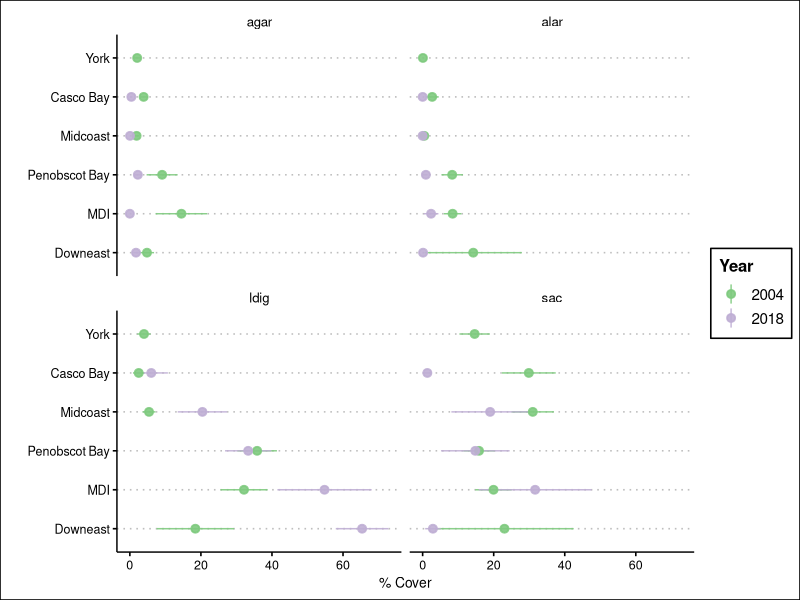
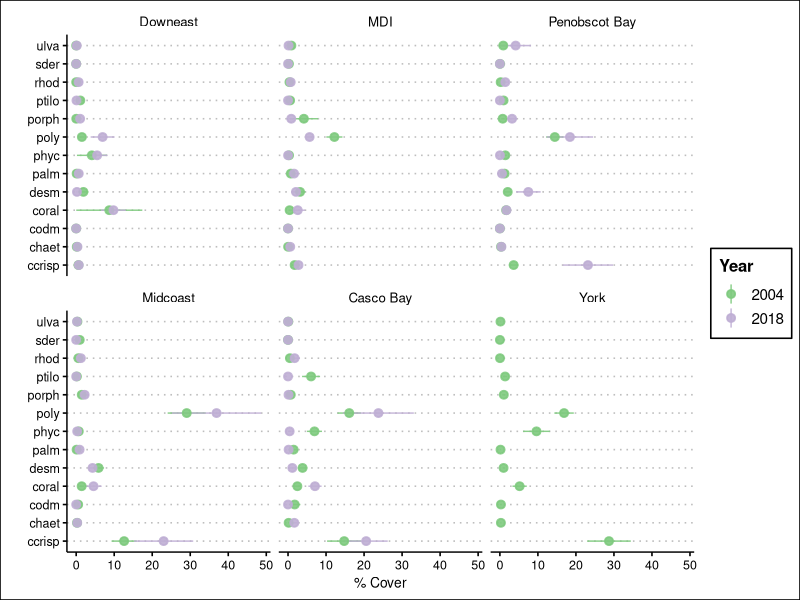

Reproduce these figures in R, in order.
#' -------------------------------------------
#' Process compositional data
#' 
#' -------------------------------------------

#--- load libraries and get environment setup
setwd(here::here()) 
library(tidyverse)

comp_data <- read_csv("derived_data/compositional_change_data.csv") %>%
    mutate( region = factor(region,
                            levels = c("Downeast", "MDI", "Penobscot Bay",
                                       "Midcoast", "Casco Bay", "York")))

ggplot(comp_data %>% filter(type == "kelp"), 
       aes(x = region, y = cover, color = factor(year))) +
    #    geom_point(position = position_dodge(width = 0.5)) +
    stat_summary(alpha = 0.9) +
    coord_flip() +
    facet_wrap(vars(sp_code)) +
    labs(color = "Year",
         y = "% Cover",
         x = "") +
    ggthemes::theme_clean() +
    scale_color_brewer(palette = "Accent")




ggplot(comp_data %>% filter(type != "kelp"), 
       aes(x = sp_code, y = cover, color = factor(year))) +
    #    geom_point(position = position_dodge(width = 0.5)) +
    stat_summary(alpha = 0.9) +
    coord_flip() +
    facet_wrap(vars(region)) +
    labs(color = "Year",
         y = "% Cover",
         x = "") +
    ggthemes::theme_clean() +
    scale_color_brewer(palette = "Accent")
